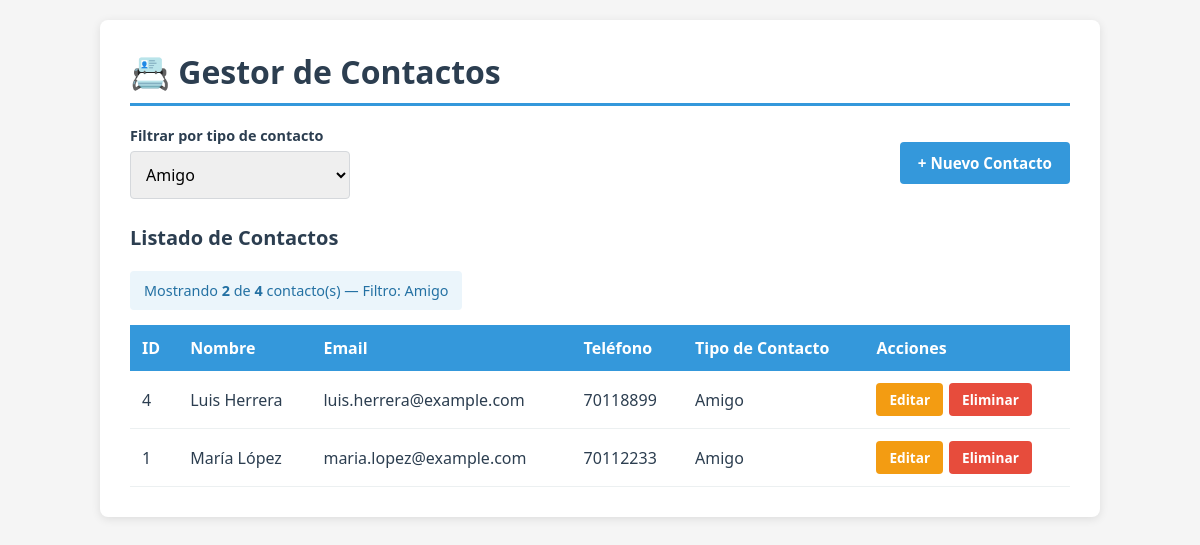
The page /index.php?tipo=1 on the database its author committed.
### tables this page shows
CREATE TABLE IF NOT EXISTS tipos_contacto (
    id INT AUTO_INCREMENT PRIMARY KEY,
    nombre VARCHAR(50) NOT NULL UNIQUE
);

CREATE TABLE IF NOT EXISTS contactos (
    id INT AUTO_INCREMENT PRIMARY KEY,
    nombre VARCHAR(100) NOT NULL,
    email VARCHAR(100) NOT NULL UNIQUE,
    telefono VARCHAR(20) NOT NULL,
    tipo_contacto_id INT NOT NULL,
    fecha_creacion TIMESTAMP NOT NULL DEFAULT CURRENT_TIMESTAMP,
    CONSTRAINT fk_contactos_tipo
        FOREIGN KEY (tipo_contacto_id) REFERENCES tipos_contacto (id)
        ON UPDATE CASCADE
        ON DELETE RESTRICT
);

### src/TipoContactoRepository.php (called while the page is built, shortened)
<?php
final class TipoContactoRepository
{
    private PDO $pdo;
    public function __construct(PDO $pdo)
    {
        $this->pdo = $pdo;
    }
    public function obtenerTodos(): array
    {
        $sql = 'SELECT id, nombre FROM tipos_contacto ORDER BY nombre';
        $statement = $this->pdo->prepare($sql);
        $statement->execute();
        return $statement->fetchAll();
    }
}

### src/ContactoRepository.php (called while the page is built, shortened)
<?php
final class ContactoRepository
{
    private PDO $pdo;
    public function __construct(PDO $pdo)
    {
        $this->pdo = $pdo;
    }
    public function obtenerTodos(?int $tipoId = null): array
    {
        $sql = 'SELECT c.id, c.nombre, c.email, c.telefono, c.fecha_creacion,
                       t.id AS tipo_id, t.nombre AS tipo_nombre
                FROM contactos c
                INNER JOIN tipos_contacto t ON c.tipo_contacto_id = t.id';
        $parametros = [];
        if ($tipoId !== null) {
            $sql .= ' WHERE c.tipo_contacto_id = :tipo_id';
            $parametros[':tipo_id'] = $tipoId;
        }
        $sql .= ' ORDER BY c.nombre';
        $statement = $this->pdo->prepare($sql);
        foreach ($parametros as $clave => $valor) {
            $statement->bindValue($clave, $valor, PDO::PARAM_INT);
        }
        $statement->execute();
        return $statement->fetchAll();
    }
    public function contarTodos(): int
    {
        $statement = $this->pdo->query('SELECT COUNT(*) FROM contactos');
        return (int) $statement->fetchColumn();
    }
}

### src/Database.php (called while the page is built, shortened)
<?php
final class Database
{
    private static ?PDO $conexion = null;
    public static function obtenerConexion(): PDO
    {
        $host = self::variable('DB_HOST', '127.0.0.1');
        $puerto = self::variable('DB_PORT', '3306');
        $nombre = self::variable('DB_NAME', 'gestor_contactos');
        $usuario = self::variable('DB_USER', 'root');
        $clave = self::variable('DB_PASS', '');
        $dsn = "mysql:host={$host};port={$puerto};dbname={$nombre};charset=utf8mb4";
        try {
            self::$conexion = new PDO($dsn, $usuario, $clave, [
                PDO::ATTR_ERRMODE            => PDO::ERRMODE_EXCEPTION,
                PDO::ATTR_DEFAULT_FETCH_MODE => PDO::FETCH_ASSOC,
                PDO::ATTR_EMULATE_PREPARES   => false,
            ]);
        } catch (PDOException $e) {
            throw new RuntimeException(
                'No se pudo conectar con la base de datos: ' . $e->getMessage(),
                (int) $e->getCode(),
                $e
            );
        }
        return self::$conexion;
    }
    private static function variable(string $nombre, string $porDefecto): string
    {
        $valor = getenv($nombre);
        return ($valor === false || $valor === '') ? $porDefecto : $valor;
    }
}

### index.php (the view, shortened to what this page needs)
<?php
$pdo = Database::obtenerConexion();
$contactosRepo = new ContactoRepository($pdo);
$tiposRepo = new TipoContactoRepository($pdo);
$tipoSeleccionado = isset($_GET['tipo']) && $_GET['tipo'] !== ''
    ? (int) $_GET['tipo']
    : 0;
$tipos = $tiposRepo->obtenerTodos();
$contactos = $contactosRepo->obtenerTodos($tipoSeleccionado > 0 ? $tipoSeleccionado : null);
$totalContactos = $contactosRepo->contarTodos();
$nombreTipo = 'Todos los contactos';
foreach ($tipos as $tipo) {
    if ((int) $tipo['id'] === $tipoSeleccionado) {
        $nombreTipo = (string) $tipo['nombre'];
    }
}
?>
<!DOCTYPE html>
<html lang="es">
<head>
</head>
<body>
<div class="container">
    <h1>📇 Gestor de Contactos</h1>
    <div class="barra">
        <form method="GET" action="index.php" class="filtro">
            <div>
                <label for="tipo">Filtrar por tipo de contacto</label>
                <select name="tipo" id="tipo" onchange="this.form.submit()">
                    <?php foreach ($tipos as $tipo): ?>
                        <option value="<?= (int) $tipo['id'] ?>"
                            <?= $tipoSeleccionado === (int) $tipo['id'] ? 'selected' : '' ?>>
                            <?= htmlspecialchars((string) $tipo['nombre']) ?>
                        </option>
                    <?php endforeach; ?>
                </select>
            </div>
        </form>
        <a href="crear.php" class="btn btn-primario">+ Nuevo Contacto</a>
    </div>
    <h2>Listado de Contactos</h2>
    <span class="contador">
        Mostrando <strong><?= count($contactos) ?></strong> de
        <strong><?= $totalContactos ?></strong> contacto(s) — Filtro: <?= htmlspecialchars($nombreTipo) ?>
    </span>
    <?php if (empty($contactos)): ?>
        <div class="empty-message" style="margin-top:15px;">
            No hay contactos registrados<?= $tipoSeleccionado > 0 ? ' para este tipo de contacto' : '' ?>.
        </div>
    <?php else: ?>
        <table>
            <thead>
                <tr>
                    <th>ID</th>
                    <th>Nombre</th>
                    <th>Email</th>
                    <th>Teléfono</th>
                    <th>Tipo de Contacto</th>
                    <th>Acciones</th>
                </tr>
            </thead>
            <tbody>
                <?php foreach ($contactos as $contacto): ?>
                    <tr>
                        <td><?= (int) $contacto['id'] ?></td>
                        <td><?= htmlspecialchars((string) $contacto['nombre']) ?></td>
                        <td><?= htmlspecialchars((string) $contacto['email']) ?></td>
                        <td><?= htmlspecialchars((string) $contacto['telefono']) ?></td>
                        <td><?= htmlspecialchars((string) $contacto['tipo_nombre']) ?></td>
                        <td>
                            <div class="acciones">
                                <a href="editar.php?id=<?= (int) $contacto['id'] ?>"
                                   class="btn btn-editar">Editar</a>
                                <a href="eliminar.php?id=<?= (int) $contacto['id'] ?>"
                                   class="btn btn-eliminar">Eliminar</a>
                            </div>
                        </td>
                    </tr>
                <?php endforeach; ?>
            </tbody>
        </table>
    <?php endif; ?>
</div>
</body>
</html>

### index.php (style rules this page uses)
* { margin: 0; padding: 0; box-sizing: border-box; }
body { font-family: 'Segoe UI', Tahoma, Geneva, Verdana, sans-serif; background-color: #f5f5f5; padding: 20px; color: #2c3e50; }
.container { max-width: 1000px; margin: 0 auto; background-color: #fff; border-radius: 8px; box-shadow: 0 2px 10px rgba(0,0,0,.1); padding: 30px; }
h1 { border-bottom: 3px solid #3498db; padding-bottom: 10px; margin-bottom: 20px; }
h2 { margin: 25px 0 12px; font-size: 1.25em; }
table { width: 100%; border-collapse: collapse; margin-top: 15px; }
th { background-color: #3498db; color: #fff; padding: 12px; text-align: left; font-weight: 600; }
td { padding: 12px; border-bottom: 1px solid #ecf0f1; }
.barra { display: flex; justify-content: space-between; align-items: center; flex-wrap: wrap; gap: 12px; margin-bottom: 10px; }
label { display: block; margin-bottom: 6px; font-weight: 600; font-size: .9em; }
input[type="text"], input[type="email"], input[type="tel"], select { width: 100%; padding: 11px; border: 1px solid #d5d8dc; border-radius: 4px; font-size: 1em; font-family: inherit; }
.filtro { display: flex; align-items: flex-end; gap: 10px; }
.filtro div { min-width: 220px; }
.btn { display: inline-block; padding: 11px 18px; border: none; border-radius: 4px; font-size: .95em; font-weight: 600; cursor: pointer; text-decoration: none; font-family: inherit; }
.btn-primario { background-color: #3498db; color: #fff; }
.btn-editar { background-color: #f39c12; color: #fff; padding: 7px 13px; font-size: .85em; }
.btn-eliminar { background-color: #e74c3c; color: #fff; padding: 7px 13px; font-size: .85em; }
.acciones { display: flex; gap: 6px; }
.contador { background-color: #ebf5fb; color: #2471a3; padding: 10px 14px; border-radius: 4px; display: inline-block; margin-top: 8px; font-size: .9em; }

### rows shown on the page
tipos_contacto: nombre "Amigo"
contactos: id "4", nombre "Luis Herrera", email "luis.herrera@example.com", telefono "70118899", tipo_contacto.nombre "Amigo"
contactos: id "1", nombre "María López", email "maria.lopez@example.com", telefono "70112233", tipo_contacto.nombre "Amigo"

### other values the page prints
count($contactos) "2"
$totalContactos "4"
form field tipo "Amigo"
